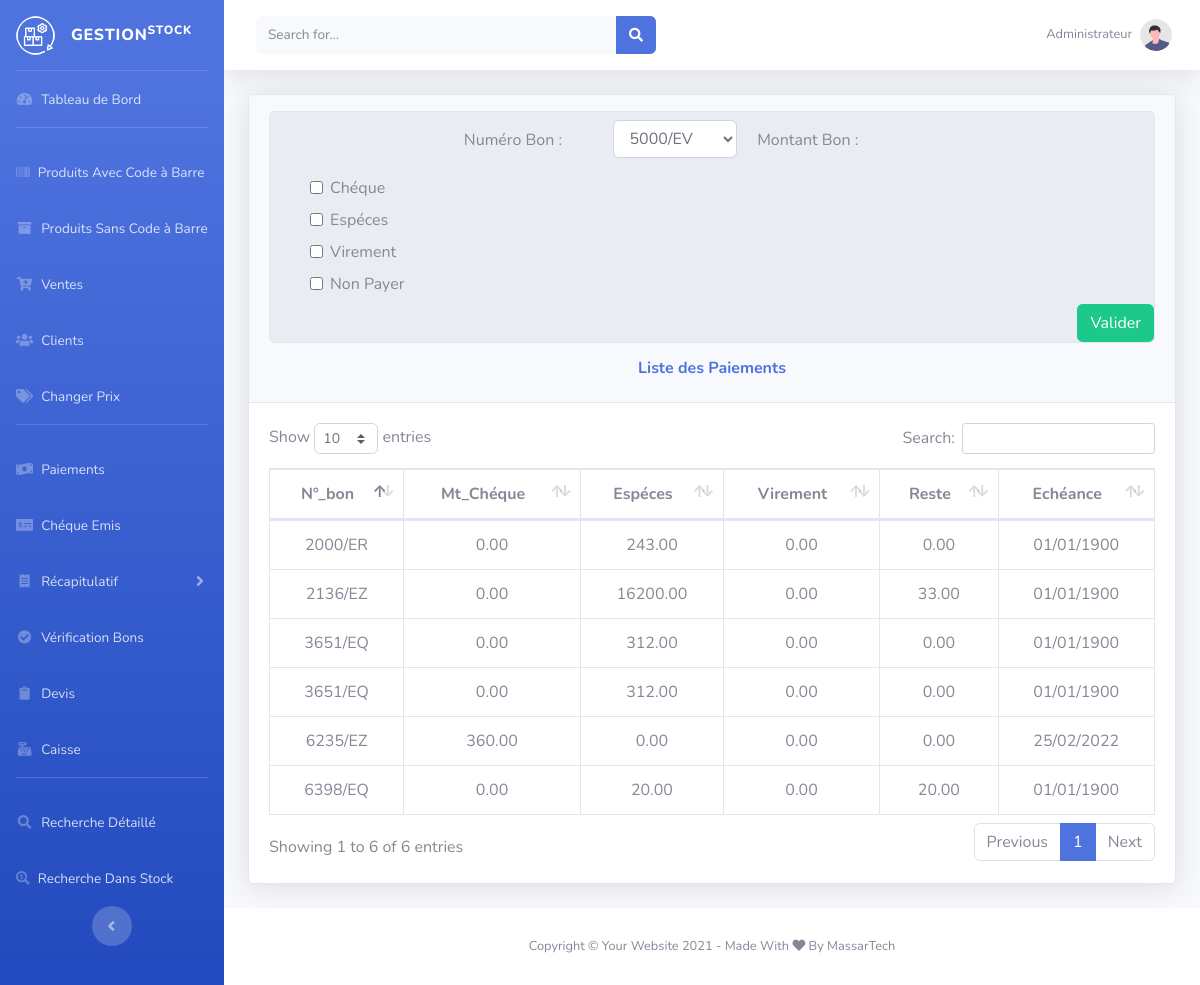
The app's page /Paiement/Paiement.php (signed in) with its own data.
### tables this page shows
CREATE TABLE `paiement` (
  `id` int(11) NOT NULL,
  `n_bon` varchar(20) DEFAULT NULL,
  `num_cheque` varchar(30) DEFAULT NULL,
  `mt_cheque` float DEFAULT NULL,
  `especes` float DEFAULT NULL,
  `virement` float DEFAULT NULL,
  `reste` float DEFAULT NULL,
  `date_Encaissement` date DEFAULT NULL,
  `Echeance` date DEFAULT NULL,
  `debit` varchar(3) DEFAULT NULL
);

### Paiement/Paiement.php (the view, shortened to what this page needs)
<?php
if (!isset($_SESSION['role'])) {
  header("location:../index.php");
}else{
include "../DataSet/db.php";
$sql = "SELECT DISTINCT N_bon FROM (
    SELECT N_bon FROM vente_article
    UNION
    SELECT N_bon FROM vente_details) d
    WHERE N_bon NOT IN(SELECT DISTINCT N_bon FROM paiement) AND N_bon<>'null' order by N_bon";
$req=$pdo->query($sql);
$sql1 = "SELECT * FROM paiement ORDER BY id DESC";
$data = $pdo->query($sql1);
include '../includes/header.php';
include '../includes/sidebar.php';
include '../includes/topbar.php';
?>
    <div class="card shadow mb-4">
        <div class="card-header py-3">
            <div class="card bg-gray-200">
                    <div class="row p-2 justify-content-center">
                        <div class="d-inline mt-2 col-md-2">Numéro Bon : </div>
                        <div class="d-inline col-md-2">
                            <select id="n_bon" onchange="select_bon();" onclick="select_bon();" name="n_bon" class="form-control" aria-label="Default select example">
                                <?php foreach ($req as $row) { ?>
                                    <option value="<?php echo $row['N_bon'];?>"> <?php echo $row['N_bon']; ?> </option>
                                <?php } ?>
                            </select>
                        </div>
                        <div class="d-inline col-md-3 p-2">
                            <label class="label">Montant Bon : <label id="mt_bon" name="mt_bon"></label></label>
                        </div>
                    </div>
                    <div class="mx-5">
                        <div class="row col-md mb-2">
                            <div class="col-md-3">
                                <input type="checkbox" class="form-check-input" aria-label="Checkbox for following text input" id="cheque" name="cheque" onclick="get_form1()">
                                <label class="form-check-label" for="cheque">Chéque</label>
                            </div>
                        </div>
                        <div class="col-md row mb-2">
                            <div class="col-md-3">
                                <input type="checkbox" class="form-check-input" aria-label="Checkbox for following text input" id="especes" name="especes" onclick="get_form2()">
                                <label class="form-check-label" for="especes">Espéces</label>
                            </div>
                        </div>
                        <div class="col-md row mb-2">
                            <div class="col-md-3">
                                <input type="checkbox" class="form-check-input" aria-label="Checkbox for following text input" id="virement" name="virement" onclick="get_form3()">
                                <label class="form-check-label" for="virement">Virement</label>
                            </div>
                        </div>
                        <div class="col-md row mb-2">
                            <div class="col-md-3">
                                <input type="checkbox" class="form-check-input" aria-label="Checkbox for following text input" id="non_payer" name="non_payer" onclick="get_form4()">
                                <label class="form-check-label" for="non_payer">Non Payer</label>
                            </div>
                        </div>
                    </div>
                    <div class="col-xs-12">
                        <button class="btn btn-space md-trigger btn-success float-right" onclick='valide_paiement()'>Valider</button>
                    </div>
            </div>
            <h6 class="mt-3 text-center font-weight-bold text-primary">Liste des Paiements</h6>
        </div>
        <div class="card-body">
            <div class="table-responsive">
                <table class="table table-bordered" id="dataTable" width="100%" cellspacing="0">
                    <thead>
                        <tr>
                            <th><center>N°_bon</center></th>
                            <th><center>Mt_Chéque</center></th>
                            <th><center>Espéces</center></th>
                            <th><center>Virement</center></th>
                            <th><center>Reste</center></th>
                            <th><center>Echéance</center></th>
                        </tr>
                    </thead>
                    <tbody>
                    <?php
                        foreach ($data as $row){ ?>
                        <tr>
                            <td><center><?php echo($row['n_bon']); ?></center></td>
                            <td><center><?php echo sprintf('%0.2f', $row['mt_cheque'], 2); ?></center></td>
                            <td><center><?php echo sprintf('%0.2f', $row['especes'], 2); ?></center></td>
                            <td><center><?php echo sprintf('%0.2f', $row['virement'], 2); ?></center></td>
                            <td><center><?php echo sprintf('%0.2f', $row['reste'], 2); ?></center></td>
                            <td><center><?php echo date("d/m/Y", strtotime($row['Echeance'])); ?></center></td>
                        </tr>
                        <?php } ?>
                    </tbody>
                </table>
            </div>
        </div>
    </div>
<?php include '../includes/footer.php'; ?>
<?php }
?>

### records on screen
paiement: n_bon "3651/EQ", mt_cheque "0.00", especes "312.00", virement "0.00", reste "0.00", Echeance "01/01/1900"
paiement: n_bon "3651/EQ", mt_cheque "0.00", especes "312.00", virement "0.00", reste "0.00", Echeance "01/01/1900"
paiement: n_bon "6235/EZ", mt_cheque "360.00", especes "0.00", virement "0.00", reste "0.00", Echeance "25/02/2022"
paiement: n_bon "6398/EQ", mt_cheque "0.00", especes "20.00", virement "0.00", reste "20.00", Echeance "01/01/1900"
paiement: n_bon "2136/EZ", mt_cheque "0.00", especes "16200.00", virement "0.00", reste "33.00", Echeance "01/01/1900"
paiement: n_bon "2000/ER", mt_cheque "0.00", especes "243.00", virement "0.00", reste "0.00", Echeance "01/01/1900"

### other values on screen
$_SESSION['role'] "Administrateur"
form field n_bon "5000/EV"
